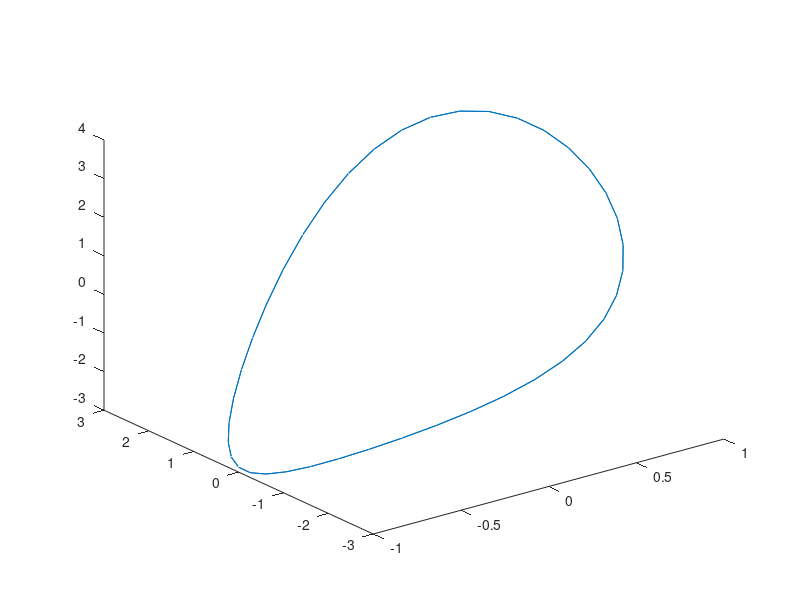
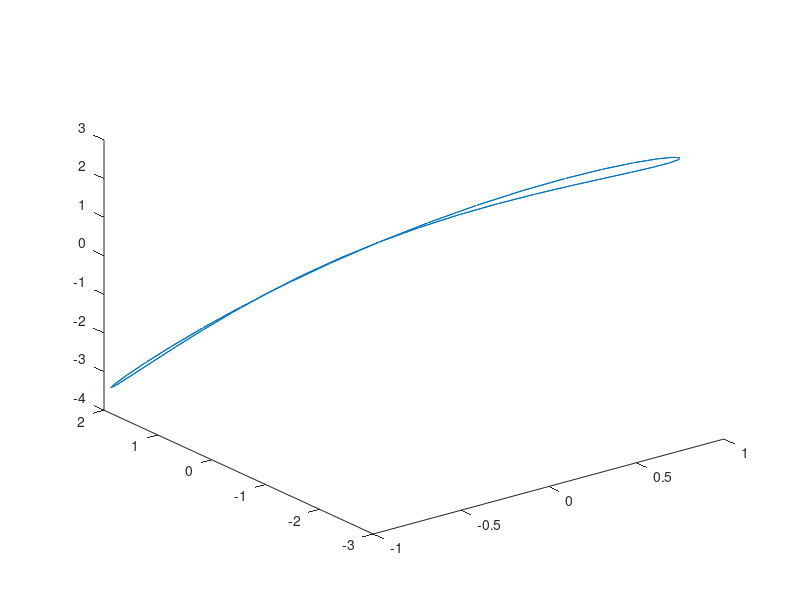
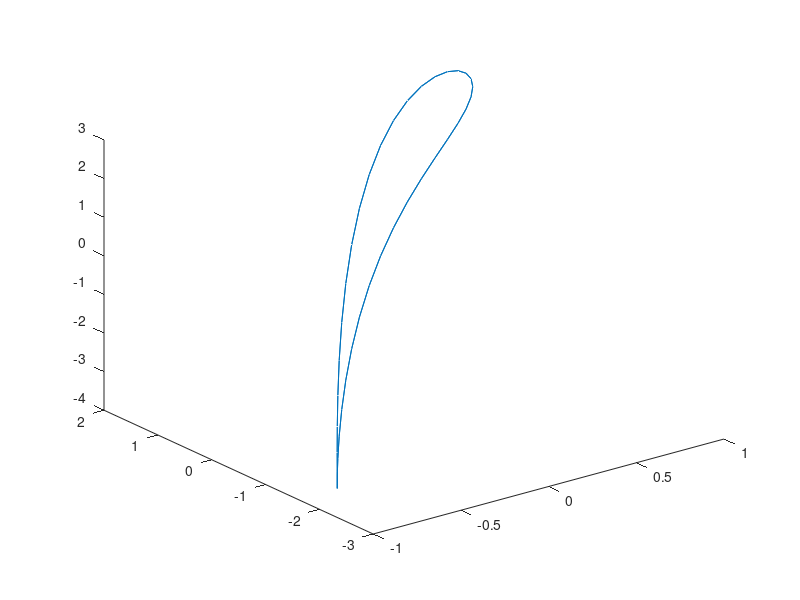
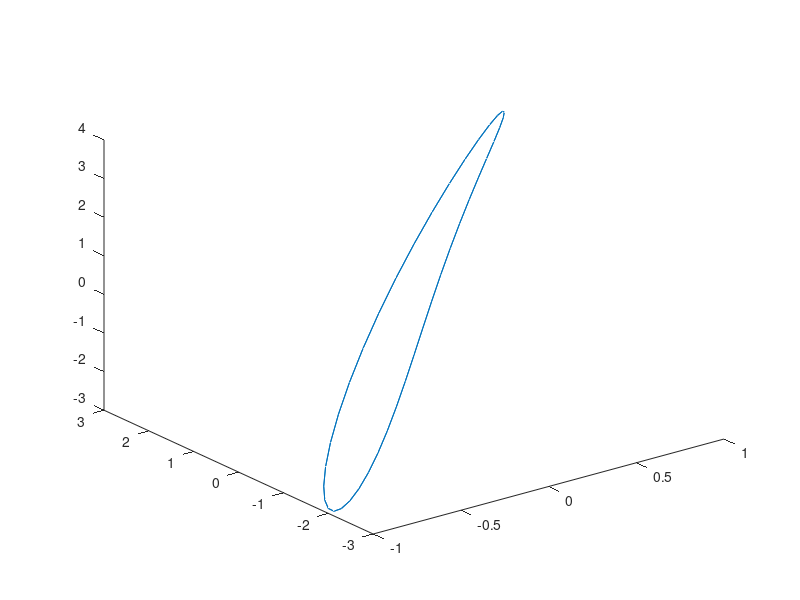

These figures' MATLAB source, in order:
t = 0:pi/20:4*pi;
x = sin(t);
y = 2*sin(t+pi/2) + 1/3*sin(2*t);
z = 3*sin(t+0.5) + 1/2*sin(2*t+0.5);
figure(1)
% plot(x,y)
plot3(x,y,z)
y = 2*sin(t+pi) + 1/3*sin(2*t+0.5);
z = 3*sin(t) + 1/2*sin(2*t+2.5);
figure(2)
% plot(x,y)
plot3(x,y,z)
y = 2*sin(t) + 1/3*sin(2*t+pi/2);
z = 3*sin(t+0.5) + 1/2*sin(2*t+1.5);
figure(3)
% plot(x,y)
plot3(x,y,z)
y = 2*sin(t) + 1/3*sin(2*t+pi);
z = 3*sin(t+0.5) + 1/2*sin(2*t+0.5);
figure(4)
% plot(x,y)
plot3(x,y,z)
y = 2*sin(t+pi/2) + 1/3*sin(2*t+pi/2);
z = 3*sin(t) + 1/2*sin(2*t+2.5);
figure(5)
% plot(x,y)
plot3(x,y,z)
y = 2*sin(t+pi/2) + 1/3*sin(2*t+pi);
z = 3*sin(t+0.5) + 1/2*sin(2*t+1.5);
figure(6)
% plot(x,y)
plot3(x,y,z)